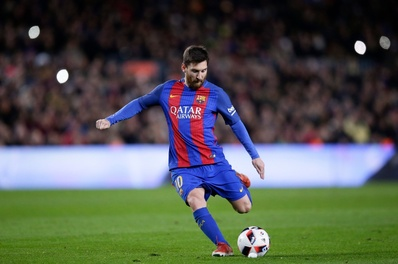
#> input picture src/python/Fourier Transform/input_images/messi.jpg, 398 x 264 px, shrunk from 1020 x 675 before the run; its folder holds 3 pictures in this run
$ python fft_tutorial.py
#> lines starting #> are read from the running program, lines starting #| are printed output that depends on the picture
import cv2 as cv
import numpy as np
from matplotlib import pyplot as plt

def fourier_transform(image):

    # Fourier Transform in Numpy

#> called with image = 'messi.jpg'
    plt.figure(figsize = (30, 15))
    img = cv.imread("input_images/"+image,0)
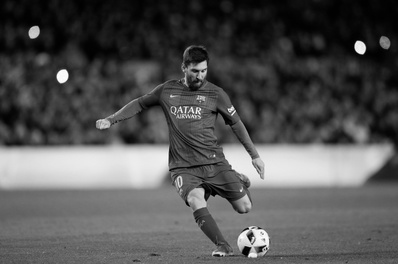
#> img: shape (264, 398); min 0, max 255, mean 84
    f = np.fft.fft2(img)
    fshift = np.fft.fftshift(f)
    magnitude_spectrum = 20*np.log(np.abs(fshift))

    plt.subplot(121),plt.imshow(img, cmap = 'gray')
    plt.title('Input Image'), plt.xticks([]), plt.yticks([])
    plt.subplot(122),plt.imshow(magnitude_spectrum, cmap = 'gray')
    plt.title('Magnitude Spectrum'), plt.xticks([]), plt.yticks([])
    #plt.show()
    plt.savefig("output_images/np_fft_"+image)

    rows, cols = img.shape
#> rows = 264; cols = 398
    crow,ccol = int(rows//2) , int(cols//2)
#> crow = 132; ccol = 199
    fshift[crow-30:crow+31, ccol-30:ccol+31] = 0
    f_ishift = np.fft.ifftshift(fshift)
    img_back = np.fft.ifft2(f_ishift)
    img_back = np.real(img_back)
    plt.subplot(131),plt.imshow(img, cmap = 'gray')
    plt.title('Input Image'), plt.xticks([]), plt.yticks([])
    plt.subplot(132),plt.imshow(img_back, cmap = 'gray')
    plt.title('Image after HPF'), plt.xticks([]), plt.yticks([])
    plt.subplot(133),plt.imshow(img_back)
    plt.title('Result in JET'), plt.xticks([]), plt.yticks([])
    #plt.show()
    plt.savefig("output_images/np_hpf_"+image)

    #Fourier Transform in OpenCV

    dft = cv.dft(np.float32(img),flags = cv.DFT_COMPLEX_OUTPUT)
    dft_shift = np.fft.fftshift(dft)
    magnitude_spectrum = 20*np.log(cv.magnitude(dft_shift[:,:,0],dft_shift[:,:,1]))
    plt.subplot(121),plt.imshow(img, cmap = 'gray')
    plt.title('Input Image'), plt.xticks([]), plt.yticks([])
    plt.subplot(122),plt.imshow(magnitude_spectrum, cmap = 'gray')
    plt.title('Magnitude Spectrum'), plt.xticks([]), plt.yticks([])
    #plt.show()
    plt.savefig("output_images/opencv_fft_"+image)

    rows, cols = img.shape
    crow,ccol = rows//2 , cols//2
    # create a mask first, center square is 1, remaining all zeros
    mask = np.zeros((rows,cols,2),np.uint8)
    mask[crow-30:crow+30, ccol-30:ccol+30] = 1
    # apply mask and inverse DFT
    fshift = dft_shift*mask
    f_ishift = np.fft.ifftshift(fshift)
    img_back = cv.idft(f_ishift)
    img_back = cv.magnitude(img_back[:,:,0],img_back[:,:,1])
    plt.subplot(121),plt.imshow(img, cmap = 'gray')
    plt.title('Input Image'), plt.xticks([]), plt.yticks([])
    plt.subplot(122),plt.imshow(img_back, cmap = 'gray')
    plt.title('Filtered Image'), plt.xticks([]), plt.yticks([])
    #plt.show()
    plt.savefig("output_images/opencv_lpf_"+image)


fourier_transform('messi.jpg')
fourier_transform('biles.jpg')
#> call 2 of fourier_transform, with image = 'biles.jpg'
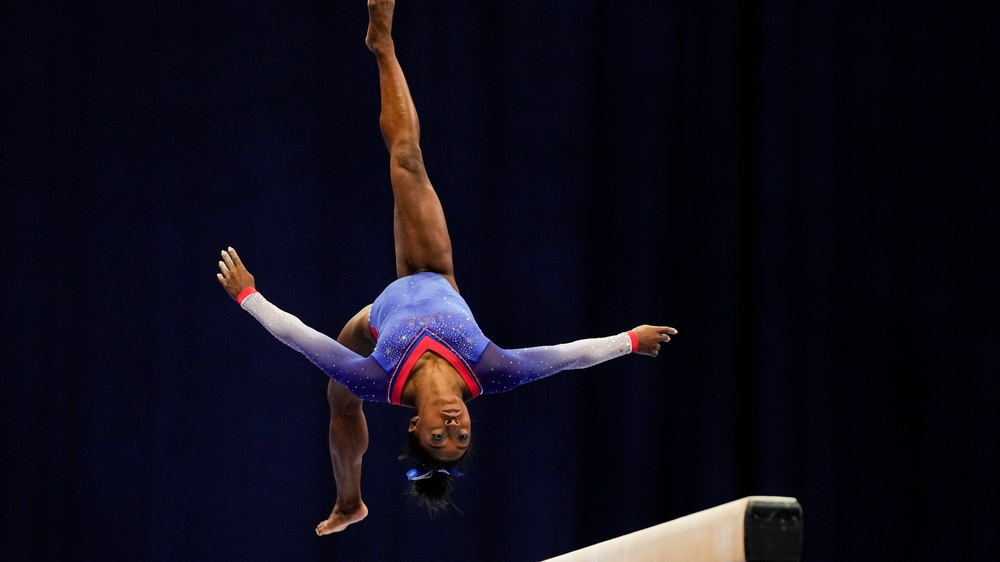
#> input picture src/python/Fourier Transform/input_images/biles.jpg, 1000 x 562 px, shrunk from 2560 x 1440 before the run
#> in fourier_transform (call 2), `magnitude_spectrum = 20*np.log(np.abs(fshift))`:
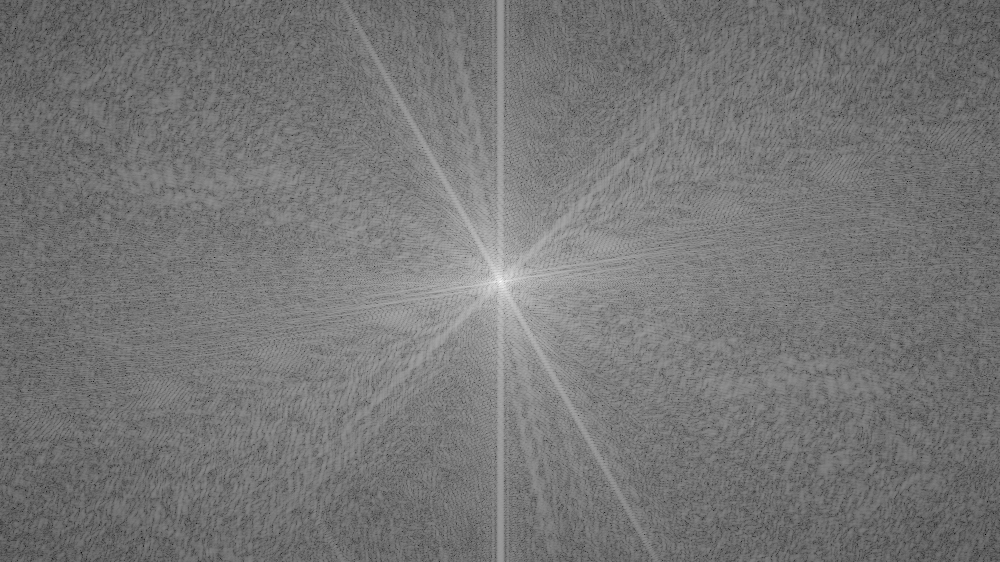
#> magnitude_spectrum: shape (562, 1000) float64; min 16.51, max 319.4, mean 156.9; drawn with min black and max white
fourier_transform('phelps.jpg')
#> call 3 of fourier_transform, with image = 'phelps.jpg'
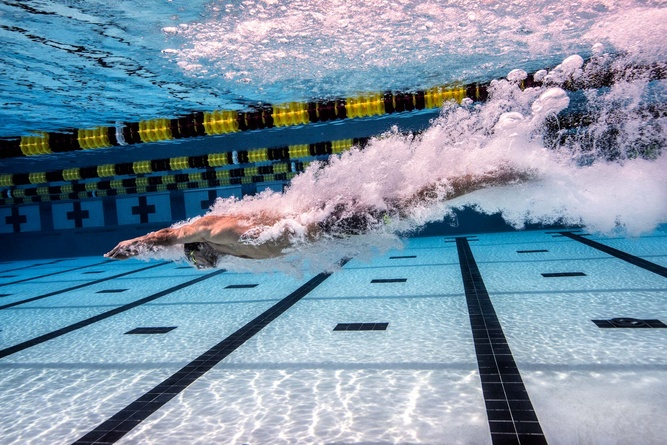
#> input picture src/python/Fourier Transform/input_images/phelps.jpg, 667 x 445 px, shrunk from 1708 x 1140 before the run
#> in fourier_transform (call 3), `magnitude_spectrum = 20*np.log(np.abs(fshift))`:
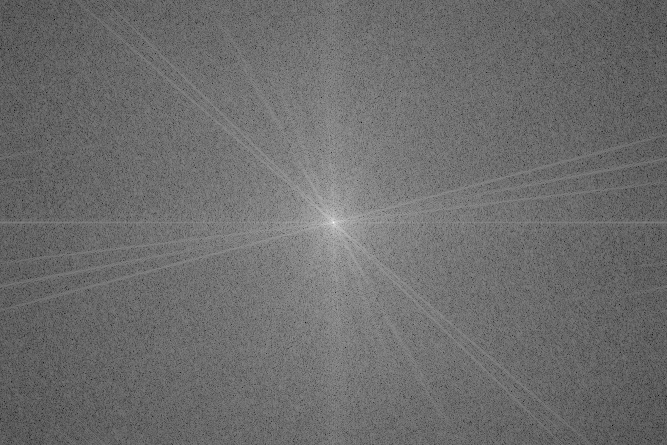
#> magnitude_spectrum: shape (445, 667) float64; min 36.69, max 351.2, mean 171.4; drawn with min black and max white
#> in fourier_transform (call 3), `img_back = cv.magnitude(img_back[:,:,0],img_back[:,:,1])`:
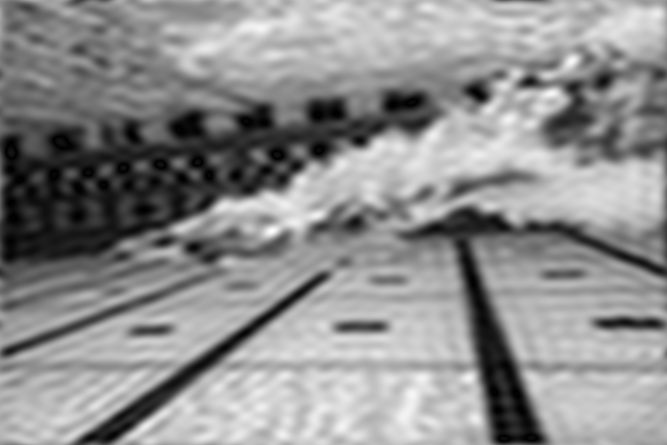
#> img_back: shape (445, 667) float32; min 7533.9, max 75772736, mean 42329748; drawn with min black and max white

# simple averaging filter without scaling parameter
mean_filter = np.ones((3,3))
# creating a gaussian filter
x = cv.getGaussianKernel(5,10)
gaussian = x*x.T
# different edge detecting filters
# scharr in x-direction
scharr = np.array([[-3, 0, 3],
                   [-10,0,10],
                   [-3, 0, 3]])
# sobel in x direction
sobel_x= np.array([[-1, 0, 1],
                   [-2, 0, 2],
                   [-1, 0, 1]])
# sobel in y direction
sobel_y= np.array([[-1,-2,-1],
                   [0, 0, 0],
                   [1, 2, 1]])
# laplacian
laplacian=np.array([[0, 1, 0],
                    [1,-4, 1],
                    [0, 1, 0]])
filters = [mean_filter, gaussian, laplacian, sobel_x, sobel_y, scharr]
filter_name = ['mean_filter', 'gaussian','laplacian', 'sobel_x', \
                'sobel_y', 'scharr_x']
fft_filters = [np.fft.fft2(x) for x in filters]
fft_shift = [np.fft.fftshift(y) for y in fft_filters]
mag_spectrum = [np.log(np.abs(z)+1) for z in fft_shift]
for i in range(6):
    plt.subplot(2,3,i+1),plt.imshow(mag_spectrum[i],cmap = 'gray')
    plt.title(filter_name[i]), plt.xticks([]), plt.yticks([])

#plt.show()
plt.savefig("output_images/fft_filters.jpg")
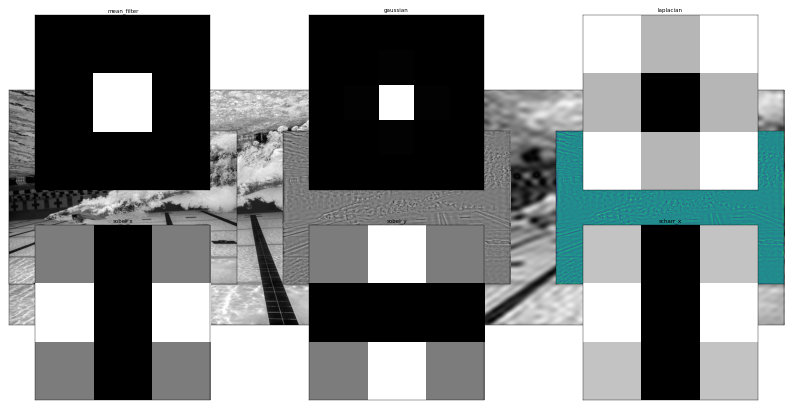
#> figure drawn by matplotlib, 11 panels
